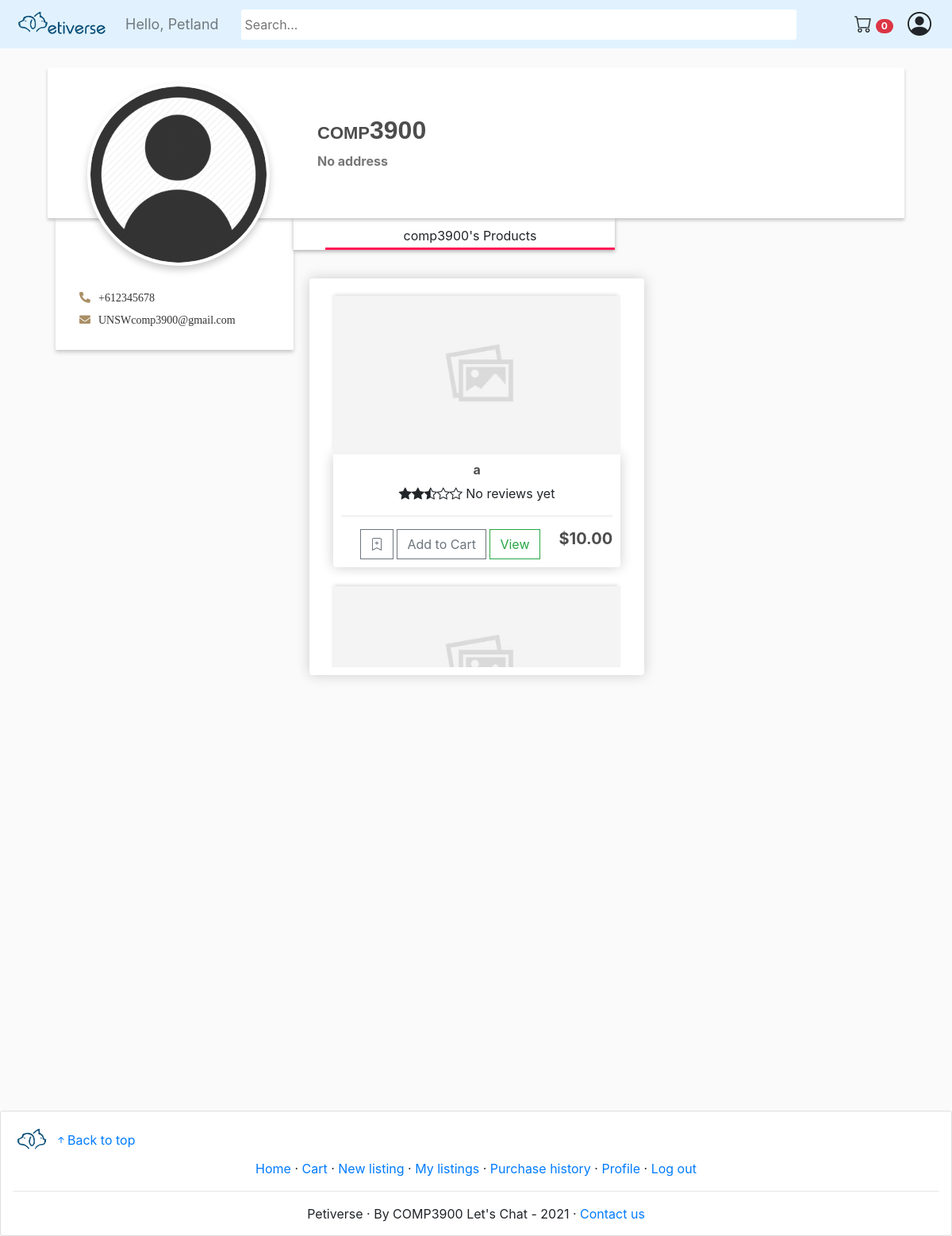
Screenshot of /user_profile/comp3900/ (signed in) with the database file from the repository.
### store/models.py (models this page shows, shortened)
class Customer(models.Model):
    user = models.OneToOneField(User, null=True, blank=True, on_delete=models.CASCADE)
    nickname = models.CharField(max_length=200, null=True)
    email = models.EmailField(max_length=254)
    contactNo = models.CharField(max_length=200, null=True)
    image = models.ImageField(default='../images/user_icon.png', upload_to='../images')
    trusted = models.BooleanField(default=False)
    slug_str = models.SlugField(blank=True)

class Product(models.Model):
    name = models.CharField(max_length=200)
    selling_type = models.CharField(max_length=10, choices=SELLING_CHOICES, default='sale')
    price = models.DecimalField(max_digits=30, decimal_places=2)
    starting_bid = models.DecimalField(max_digits=30, decimal_places=2, default=0)
    end_date = models.DateTimeField(default=timezone.now, blank=True, null=True)
    highest_bidder = models.ForeignKey(Customer, on_delete=models.CASCADE, null=True, blank=True, related_name='highest_bidder')
    remaining_unit = models.IntegerField()
    sold_unit = models.IntegerField(default=0)
    isAnimal = models.BooleanField(default=False,null=True, blank=True)
    description = models.TextField(max_length=1000)
    image = models.ImageField(null=True, blank=True)
    warranty = models.CharField(max_length=200, null=True)
    delivery_period = models.DurationField()
    seller = models.ForeignKey(Customer, on_delete=models.CASCADE, null=True, blank=True)
    tags = TaggableManager()
    estimated_date = models.DateTimeField(editable=False, blank=True, null=True)
    slug_str = models.SlugField(blank=True)
    is_active = models.BooleanField(default=True)
    imageUri = models.TextField(blank=True)
    @property
    def imageURL(self):
        try:
            url = self.image.url
        except:
            url = no_image_url
        return url
    @property
    def avg_rating(self):
        if self.reviews.count() == 0:
            return 2.5
        else:
            return float(self.reviews.aggregate(models.Avg('rating'))['rating__avg'])

### store/views.py (the view)
# urls.py: path('user_profile/<slug:slug>/', views.userProfile, name="user_profile"),
def userProfile(request, slug=None):
    if request.method == 'POST':
        user_form = UpdateUserForm(request.POST, instance=request.user.customer)
        user_pic_form = UpdateUserProfilePic(request.POST, request.FILES, instance=request.user.customer)
        if user_form.is_valid() and user_pic_form.is_valid():
            user_form.save()
            user_pic_form.save()
            return redirect(f'/user_profile/{slug}')
    else:
        user_form = UpdateUserForm(instance=request.user.customer)
        user_pic_form = UpdateUserProfilePic(instance=request.user.customer)
    orders = request.user.customer.order_set.all()
    customer = request.user.customer
    customer_match = Customer.objects.get(slug_str=slug)
    cartItems = cart_items(customer)
    orders = Order.objects.filter(customer=customer)
    items = []
    products = Product.objects.all()
    for product in products:
        if product.seller == customer_match:
            items.append(product)
    context = {
        'customer': customer_match,
        'items': items,
        'user_form': user_form,
        'user_pic_form': user_pic_form,
        'orders': orders,
        'cartItems':cartItems
        }
    return render(request, 'store/user_profile.html', context)

### store/forms.py
class UpdateUserForm(ModelForm):
    class Meta:
        model = Customer
        fields = ['nickname', 'email', 'contactNo']

class UpdateUserProfilePic(ModelForm):
    class Meta:
        model = Customer
        fields = ['image']

### store/models.py (called while the page is built)
	@property
	def get_cart_items(self):
		orderitems = self.orderitem_set.all()
		total = sum([item.quantity for item in orderitems])
		return total

    @staticmethod
    def check_exist(wishlist, product):
        products = wishlist.product.all()
        result = False
        for item in products:
            if product == item:
                result = True
                break
        return result

### store/templatetags/support_tags.py (called while the page is built)
@register.simple_tag
def check_exist_tag(customer, product):
    if isinstance(customer, Customer):
        wishlist = customer.wishlist
        return customer.wishlist.check_exist(wishlist, product)
    else:
        return False

### store/views.py (called while the page is built)
def cart_items (customer):
    order, created = Order.objects.get_or_create(customer=customer, complete=False)
    items = order.orderitem_set.all()
    items = order.get_cart_items
    return items

### store/templates/store/user_profile.html (shortened to what this page needs)
{% extends 'store/main.html' %}
{% load static %}
{% load support_tags %}
{% load crispy_forms_tags %}
{% block content %}
    <html lang="en">
    <head>
        <link rel="stylesheet" href="{% static 'css/main.css' %}">
        <link rel="stylesheet" href="{% static 'fontawesome/css/all.css' %}">
    </head>
    <body>
    <div class="container">
        <div class="profile-header">
            <div class="profile-img">
                <img src="{{customer.image.url}}" width="200" alt="">
            </div>
            <div class="profile-nav-info">
                <h3 class="user-name">{{customer.nickname}}</h3>
                <div class="address">
                    {% if customer.shipping_address == "" %}
                        <p class="address-line">{{customer.shipping_address.address}}, </p>
                        <p class="city">{{customer.shipping_address.city}}, </p>
                        <p class="state">{{customer.shipping_address.state}}, </p>
                        <p class="postcode">{{customer.shipping_address.postcode}}.</p>
                    {% else %}
                        <p class="empty-address">No address</p>
                    {% endif %}
                </div>
            </div>
        </div>
        <div class="main-bd">
            <div class="left-side">
                <div class="profile-side">
                    <p class="mobile-no"><i class="fa fa-phone"></i>{{customer.contactNo}}</p>
                    <p class="user-mail"><i class="fa fa-envelope"></i>{{customer.email}}</p>
                </div>
            </div>
            <div class="right-side">
                <div class="nav">
                    <ul>
                        <li onclick="tabs(0)" class="user-product active">{{customer.nickname}}'s Products</li>
                    </ul>
                </div>
                <div class="profile-body">
                    <div class="profile-product tab">
                        <div class="box-element list-box">
                            <ul class="list-group list-group-flush" style="overflow:scroll; height:100%;">
                            {% for product in items %}
                                <div class="list-group-item list-box-item">
                                    <a href = "{% url 'product_page' product.slug_str %}">
                                        <img class="thumbnail" style="object-fit:cover; " src="{{product.imageURL}}">
                                    </a>
                                    <div class="box-element product">
                                        <h6><strong>{{product.name}}</strong></h6>
                                        <div class="star-rating-div" data-rating="{{product.avg_rating}}" data-n-reviews="{{product.reviews.count}}"></div>
                                        <hr>
                                        {% if product.selling_type == "sale" and request.user.is_authenticated %}
                                            {% check_exist_tag request.user.customer product as result %}
                                            {% if result %}
                                                <button data-product="{{product.id}}"
                                                class="btn btn-outline-secondary add-to-wishlist"><i class="bi-bookmark-check-fill"></i></button>
                                            {% else %}
                                                <button data-product="{{product.id}}" id="add-to-wishlist"
                                                class="btn btn-outline-secondary add-to-wishlist"><i class="bi-bookmark-plus"></i></button>
                                            {% endif %}
                                            <button data-product="{{product.id}}" data-action="add"
                                            class="btn btn-outline-secondary add-btn update-cart"> Add to Cart </button>
                                        {% endif %}
                                        <a class="btn btn-outline-success" href="{% url 'product_page' product.slug_str %}">View</a>
                                        {% if product.selling_type == "sale" %}
                                            <h5 style="display: inline-block; float: right"><strong>${{product.price|floatformat:2}}</strong></h5>
                                        {% else %}
                                            <h5 style="display: inline-block; float: right"><strong>${{product.starting_bid|floatformat:2}}</strong></h5>
                                        {% endif %}
                                    </div>
                                </div>
                            {% empty %}
                                <p style="margin-left: 15px;">No products were found</p>
                            {% endfor %}
                            </ul>
                        </div>
                    </div>
                </div>
            </div>
        </div>
    </div>
    </body>
    </html>
{% endblock content %}

### store/templates/store/main.html (shortened to what this page needs)
<!DOCTYPE html>
{% load static %}
{% load i18n %}
<html>
<head>
	<link rel="stylesheet" href="https://stackpath.bootstrapcdn.com/bootstrap/4.4.1/css/bootstrap.min.css">
	<link rel="stylesheet" type="text/css" href="{% static 'css/main.css' %}">
</head>
<body>
	<nav class="navbar sticky-top navbar-expand-lg navbar-light bg-light">
		<a class="navbar-brand" href="{% url 'store' %}">
			<img class="brand-img" src="{% static 'images/logo_text_transparent.png' %}">
		</a>
		<div class="navbar-collapse collapse w-100 order-0 order-md-0 dual-collapse2">
			<ul class="navbar-nav mr-auto">
				<li class="nav-item active">
				  {% if request.user.is_authenticated %}
					  <span class="hello-msg navbar-text">Hello, {{request.user.customer.nickname}}</span>
				  {% endif %}
				</li>
			  </ul>
		</div>
		<div class="mx-auto order-1">
	        <form action="{% url 'search_result' %}" method="get">
	        	<input class="search_bar"  name = "q" type="text" placeholder="Search...", style="border-radius:3px !important; border:none; min-height:38px !important; padding-left:5px;">
	        </form>
		</div>
		<div class="navbar-collapse collapse w-100 order-2 dual-collapse2">
			<ul class="navbar-nav ml-auto">
				{% if request.user.is_authenticated %}
				<li class="nav-item">
					<a class="btn" href="{% url 'cart' %}"><i class="bi-cart" style="font-size:22px;"></i> <span class="badge badge-pill badge-danger">{{cartItems}}</span></a>
				</li>
				{% endif %}
			</ul>
			{% if request.user.is_authenticated %}
				<div class="dropdown">
					<i class="bi-person-circle" id="user-icon" onclick="toggleDropdown()" ></i>
				</div>
			{% endif %}
		</div>
	</nav>
     <div class="container">
            <br>
            {% block content %}
            {% endblock content %}
         </div>
	<footer class="card">
		<div>
			<a class="footer-logo-link" href="{% url 'store' %}">
				<img class="brand-img" src="{% static 'images/logo_no_text_transparent.png' %}">
			</a>
			<a href="#" style="display:inline;"><i class="bi-arrow-up-short"></i>Back to top</a>
		</div>
		<div>
			<div style="text-align:center;">
				<a href="/">Home</a>
				&middot;
				{% if request.user.is_authenticated %}
					<a href="{% url 'cart' %}">Cart</a>
					&middot;
					<a href="{% url 'new_product' %}">New listing</a>
					&middot;
					<a href="{% url 'my_listings' %}">My listings</a>
					&middot;
					<a href="{% url 'purchase_history' %}">Purchase history</a>
					&middot;
					<a href="{% url 'user_profile' request.user.customer.slug_str %}">Profile</a>
					&middot;
					<a href="{% url 'logout' %}">Log out</a>
				{% else %}
					<a href="{% url 'login' %}">Log in</a>
					&middot;
					<a href="{% url 'signup' %}">Sign up</a>
				{% endif %}
			</div>
		</div>
		<hr>
		<div style="text-align:center;">
			Petiverse
			&middot;
			By COMP3900 Let's Chat - 2021
			&middot;
			<a href="mailto:unswcomp3900@gmail.com">Contact us</a>
		</div>
	</footer>
</body>
</html>

### static/css/main.css (style rules this page uses)
body { background-color: hsl(0, 0%, 98%); }
h1, h2, h3, h4, h5, h6 { color: hsl(0, 0%, 30%); }
footer { padding: 15px; margin-top: 10px; justify-content: center; position: absolute; width: 100%; }
.brand-img { object-fit: contain; height: 45px; }
.navbar { padding-top: 3px; padding-bottom: 3px; }
.container { min-height: 100vh; position: relative; }
.box-element { box-shadow: hsl(0, 0%, 80%) 0 0 16px; background-color: #fff; border-radius: 4px; padding: 10px; }
.thumbnail { width: 100%; height: 200px; -webkit-box-shadow: -1px -3px 5px -2px rgba(214, 214, 214, 1); -moz-box-shadow: -1px -3px 5px -2px rgba(214, 214, 214, 1); box-shadow: -1px -3px 5px -2px rgba(214, 214, 214, 1); transition: 0.1s all ease-in-out; }
.product { border-radius: 0 0 4px 4px; }
.bg-light { background-color: #e1f2fe!important; }
.dropdown { position: relative; display: inline-block; }
.search_bar { width: 700px; margin-right: 35px; }
#user-icon { width: 30px; display: inline-block; margin-left:5px; margin-right:10px; font-size:30px; }
.btn { border-radius: 0; }
.hello-msg { font-size: 18px; color: #fff; margin-right: 20px; }
.list-box { height: 500px; }
.list-box-item { border:none; height:fit-content }
:root { --color: #AA8F66; }
.profile-header { background: #fff; width: 100%; display: flex; height: 190px; position: relative; box-shadow: 0px 3px 4px rgba(0, 0, 0, .2); }
.profile-img { float: left; width: 340px; height: 200px; }
.profile-img img { border-radius: 50%; height: 230px; width: 230px; border: 4px solid #fff; box-shadow: 0px 5px 10px rgba(0, 0, 0, .2); position: absolute; left: 50px; top: 20px; z-index: 5; background: #fff; }
.profile-nav-info { float: left; flex-direction: column; justify-content: center; padding-top: 60px; }
.profile-nav-info h3 { font-variant: small-caps; font-size: 2rem; font-family: sans-serif; font-weight: bold; }
.profile-nav-info .address { display: flex; font-weight: bold; color: #777; }
.profile-nav-info .address p { margin-right: 5px; }
.main-bd { width: 100%; display: flex; padding-right: 15px; }
.profile-side { width: 300px; background: #fff; box-shadow: 0px 3px 5px rgba(0, 0, 0, .2); padding: 90px 30px 20px; font-family: 'Bree Serif', serif; margin-left: 10px; z-index: 99; }
.profile-side p { margin-bottom: 7px; color: #333; font-size: 14px; }
.profile-side p i { color: var(--color); margin-right: 10px; }
.mobile-no i { transform: rotateY(180deg); }
.nav { width: 100%; z-index: -1; }
.nav ul { display: flex; justify-content: center; list-style-type: none; height: 40px; background: #fff; box-shadow: 0px 2px 5px rgba(0, 0, 0, .3); }
.nav ul li { padding: 10px; width: 365px; cursor: pointer; text-align: center; transition: all .2s ease-in-out; }
.nav ul li.active, .nav ul li:hover { box-shadow: 0px -3px 0px rgba(288, 0, 70, .9) inset; }
.profile-body { width: 100%; z-index: -1; }
.tab { padding: 20px; width: 100%; text-align: center; display: none; }

### rows the page displays
Customer: image (picture), nickname "comp3900", contactNo "+612345678", email "UNSWcomp3900@gmail.com"
Product: name "a", price "10.00"

### other values shown
{{ request.user.customer.nickname }} "Petland"
{{ cartItems }} "0"
